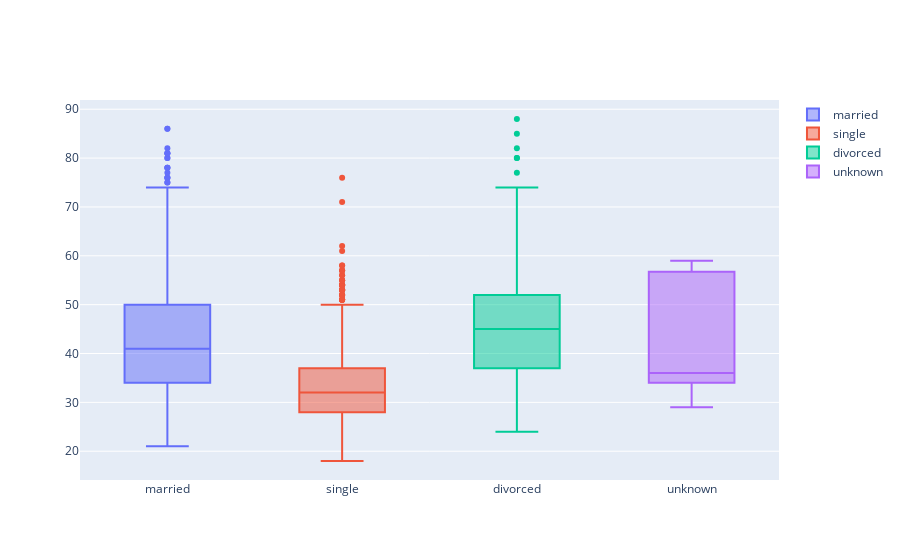

Source (notebook cell):
### Markdown cell above
#Exploring client age depending on the family status using interactive Boxplot

### Code cell
data = []

for status in df.marital.unique():
    data.append(go.Box(y=df[df.marital == status].age, name=status))
iplot(data, show_link=False)
plt.savefig('Boxplot-AgeFamilyStatus')

### Figure 1 — Plotly figure (JSON) as saved in the notebook; plotly's stock layout.template omitted (floating-point values rounded to 4 significant figures; data arrays with more than 128 entries replaced by an {"elided": "..."} marker saying what was removed)
{"data": [{"name": "married", "type": "box", "y": {"elided": "2509 int values"}}, {"name": "single", "type": "box", "y": {"elided": "1153 int values"}}, {"name": "divorced", "type": "box", "y": {"elided": "446 int values"}}, {"name": "unknown", "type": "box", "y": [57, 35, 37, 59, 36, 29, 56, 34, 34, 31, 57]}], "layout": {}}
